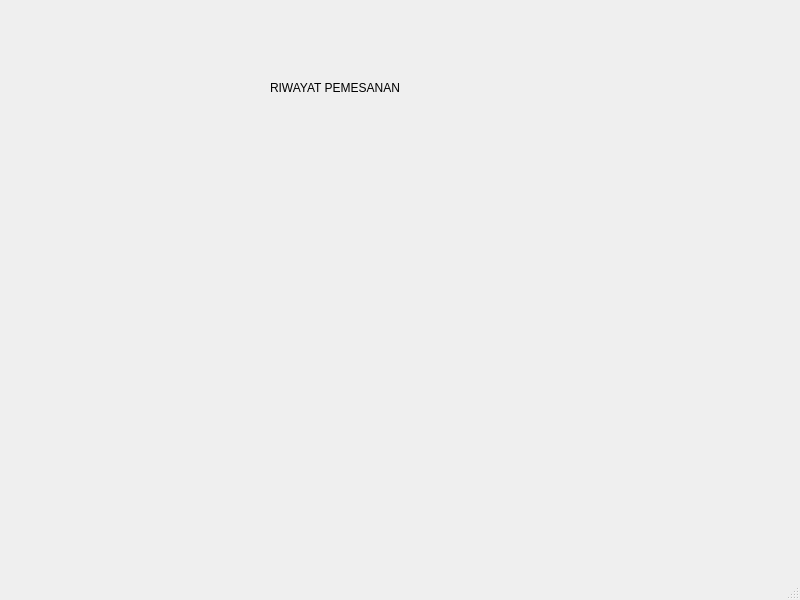
<?xml version="1.0" encoding="UTF-8"?>
<ui version="4.0">
 <class>MainWindow</class>
 <widget class="QMainWindow" name="MainWindow">
  <property name="geometry">
   <rect>
    <x>0</x>
    <y>0</y>
    <width>800</width>
    <height>600</height>
   </rect>
  </property>
  <property name="windowTitle">
   <string>MainWindow</string>
  </property>
  <widget class="QWidget" name="centralwidget">
   <widget class="QLabel" name="label">
    <property name="geometry">
     <rect>
      <x>270</x>
      <y>80</y>
      <width>181</width>
      <height>16</height>
     </rect>
    </property>
    <property name="text">
     <string>RIWAYAT PEMESANAN</string>
    </property>
   </widget>
  </widget>
  <widget class="QMenuBar" name="menubar">
   <property name="geometry">
    <rect>
     <x>0</x>
     <y>0</y>
     <width>800</width>
     <height>21</height>
    </rect>
   </property>
  </widget>
  <widget class="QStatusBar" name="statusbar"/>
 </widget>
 <resources/>
 <connections/>
</ui>
